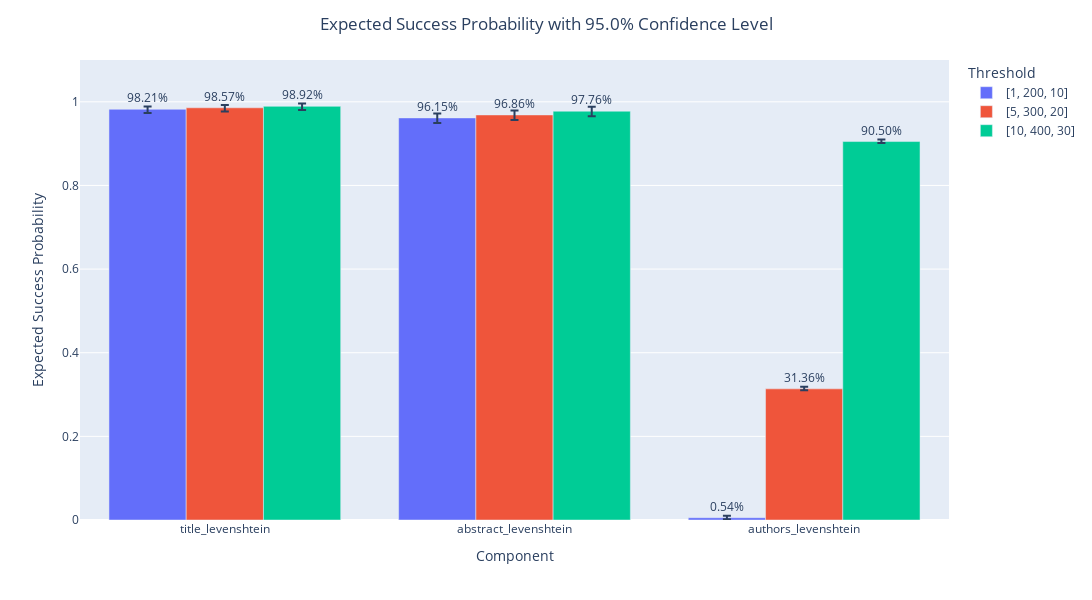

The notebook cell saved with this chart:
### Code cell
df=df1_gpt4[['title_levenshtein', 'abstract_levenshtein', 'authors_levenshtein']]
df=df.to_dict('list')
threshold=[[1, 200, 10], [5, 300, 20], [10, 400, 30]]
alphalevel=0.05
alpha=[1]*3
beta=[1]*3
result = Bayes(df, threshold, alpha, beta, alphalevel)
display(result.res)
result.Plot_Bayes(yrange=[0,1.1, 0.2], height=600)

### Figure 1 — Plotly figure (JSON) as saved in the notebook; plotly's stock layout.template omitted (floating-point values rounded to 4 significant figures)
{"data": [{"alignmentgroup": "True", "error_y": {"array": [0.0069, 0.0105, 0.005, 0.0061, 0.0094, 0.0275, 0.0052, 0.0078, 0.0165], "arrayminus": [0.0086, 0.0121, 0.0034, 0.0078, 0.011, 0.0269, 0.0068, 0.0095, 0.0178], "symmetric": false, "type": "data"}, "hovertemplate": "Threshold=[1, 200, 10]<br>Component=%{x}<br>Expected Success Probability=%{y}<br>text=%{text}<extra></extra>", "legendgroup": "[1, 200, 10]", "marker": {"color": "#636efa", "pattern": {"shape": ""}}, "name": "[1, 200, 10]", "offsetgroup": "[1, 200, 10]", "orientation": "v", "showlegend": true, "text": ["98.21%", "96.15%", "0.54%"], "textfont": {"size": 12}, "textposition": "outside", "type": "bar", "x": ["title_levenshtein", "abstract_levenshtein", "authors_levenshtein"], "xaxis": "x", "y": [0.9821, 0.9615, 0.0054], "yaxis": "y"}, {"alignmentgroup": "True", "error_y": {"array": [0.0069, 0.0105, 0.005, 0.0061, 0.0094, 0.0275, 0.0052, 0.0078, 0.0165], "arrayminus": [0.0086, 0.0121, 0.0034, 0.0078, 0.011, 0.0269, 0.0068, 0.0095, 0.0178], "symmetric": false, "type": "data"}, "hovertemplate": "Threshold=[5, 300, 20]<br>Component=%{x}<br>Expected Success Probability=%{y}<br>text=%{text}<extra></extra>", "legendgroup": "[5, 300, 20]", "marker": {"color": "#EF553B", "pattern": {"shape": ""}}, "name": "[5, 300, 20]", "offsetgroup": "[5, 300, 20]", "orientation": "v", "showlegend": true, "text": ["98.57%", "96.86%", "31.36%"], "textfont": {"size": 12}, "textposition": "outside", "type": "bar", "x": ["title_levenshtein", "abstract_levenshtein", "authors_levenshtein"], "xaxis": "x", "y": [0.9857, 0.9686, 0.3136], "yaxis": "y"}, {"alignmentgroup": "True", "error_y": {"array": [0.0069, 0.0105, 0.005, 0.0061, 0.0094, 0.0275, 0.0052, 0.0078, 0.0165], "arrayminus": [0.0086, 0.0121, 0.0034, 0.0078, 0.011, 0.0269, 0.0068, 0.0095, 0.0178], "symmetric": false, "type": "data"}, "hovertemplate": "Threshold=[10, 400, 30]<br>Component=%{x}<br>Expected Success Probability=%{y}<br>text=%{text}<extra></extra>", "legendgroup": "[10, 400, 30]", "marker": {"color": "#00cc96", "pattern": {"shape": ""}}, "name": "[10, 400, 30]", "offsetgroup": "[10, 400, 30]", "orientation": "v", "showlegend": true, "text": ["98.92%", "97.76%", "90.50%"], "textfont": {"size": 12}, "textposition": "outside", "type": "bar", "x": ["title_levenshtein", "abstract_levenshtein", "authors_levenshtein"], "xaxis": "x", "y": [0.9892, 0.9776, 0.905], "yaxis": "y"}], "layout": {"barmode": "group", "height": 600, "legend": {"title": {"text": "Threshold"}, "tracegroupgap": 0}, "margin": {"t": 60}, "title": {"text": "Expected Success Probability with 95.0% Confidence Level", "x": 0.5}, "width": 1200, "xaxis": {"anchor": "y", "domain": [0, 1], "title": {"text": "Component"}}, "yaxis": {"anchor": "x", "domain": [0, 1], "dtick": 0.2, "range": [0, 1.1], "title": {"text": "Expected Success Probability"}}}}
